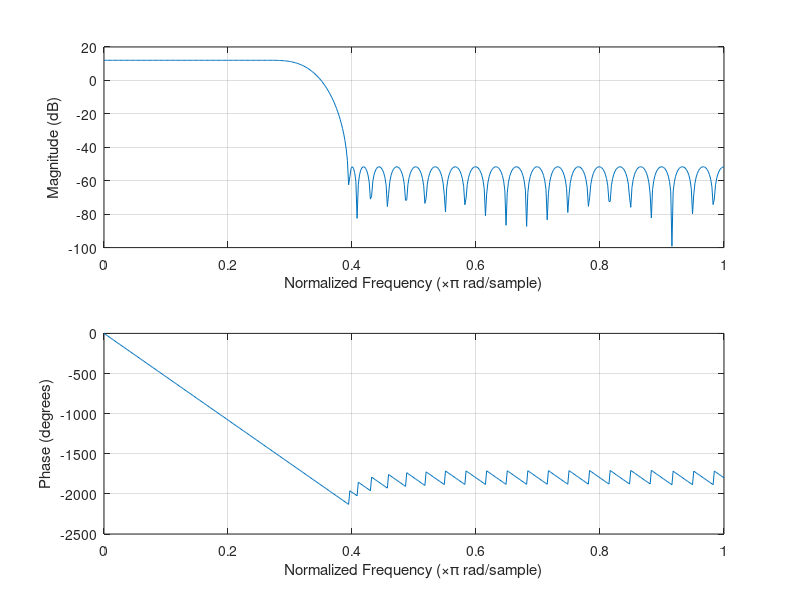

Write the MATLAB code that produced this figure. (Note: this script raises an error after producing the figure.)
clear all;
N=60
%réalisation du filtre Remez
h=2*firpm(N,[0,1/6-0.03,1/6+0.03,1/2]*2,[2,2,0,0]);
freqz(h);
[x,Fe] = wavread('song.wav');
tic
nor=normal(x,h);
toc
opt=optimal(x,h);
